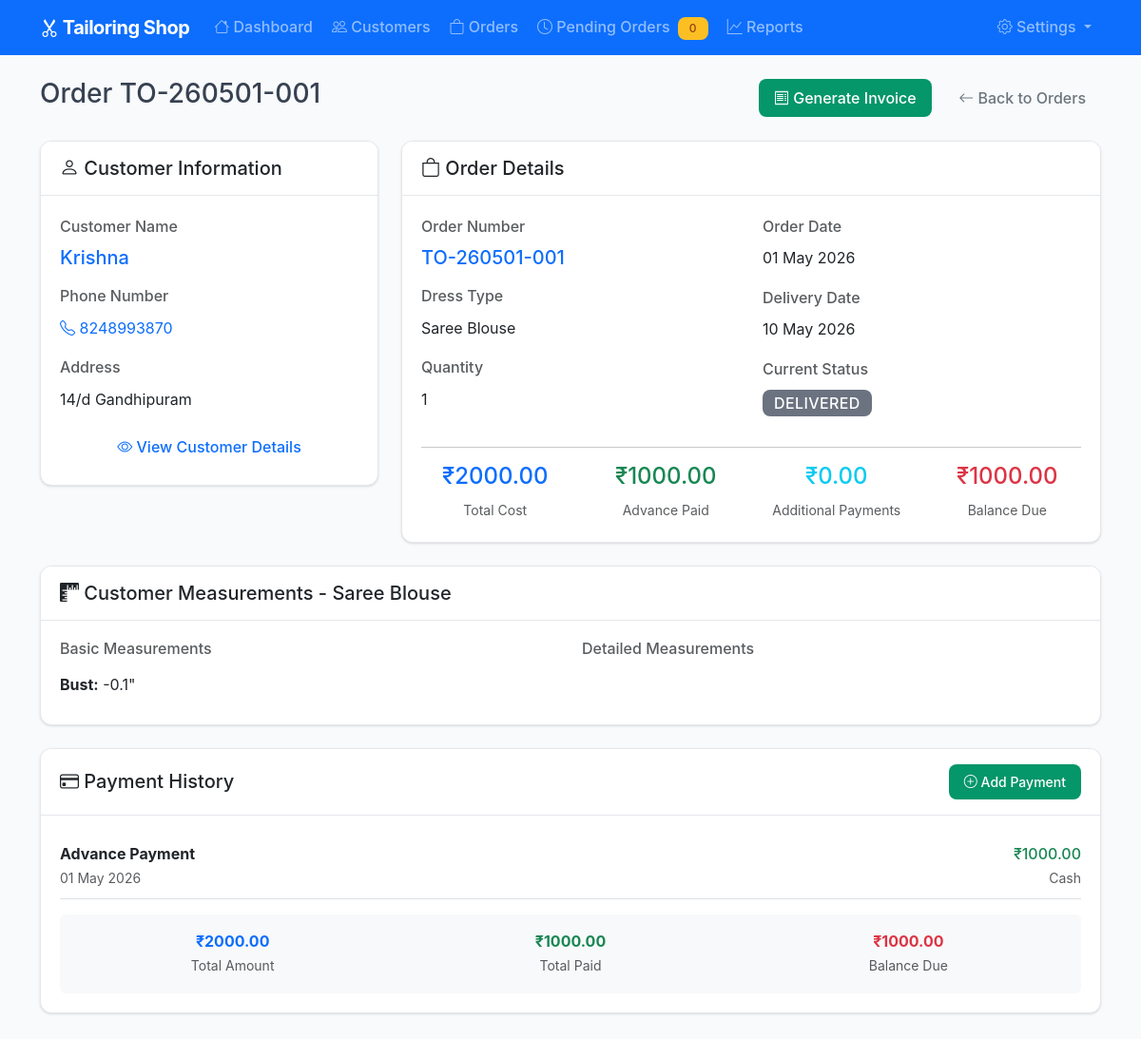
/orders/view/1, run on the app's committed database.
### models.py (models this page shows, shortened)
class Order(db.Model):
    id = db.Column(db.Integer, primary_key=True)
    order_number = db.Column(db.String(20), unique=True, nullable=False)
    customer_id = db.Column(db.Integer, db.ForeignKey('customer.id'), nullable=False)
    dress_type = db.Column(db.String(50), nullable=False)
    description = db.Column(db.Text)
    quantity = db.Column(db.Integer, default=1)
    order_date = db.Column(db.Date, nullable=False, default=func.current_date())
    delivery_date = db.Column(db.Date, nullable=False)
    stitching_cost = db.Column(db.Float, nullable=False)
    advance_paid = db.Column(db.Float, default=0)
    balance = db.Column(db.Float, nullable=False)
    status = db.Column(db.String(20), default='pending')
    created_at = db.Column(db.DateTime, default=datetime.utcnow)
    updated_at = db.Column(db.DateTime, default=datetime.utcnow, onupdate=datetime.utcnow)
    payments = db.relationship('Payment', backref='order', lazy=True, cascade='all, delete-orphan')
    @property
    def is_overdue(self):
        return self.delivery_date < datetime.now().date() and self.status != 'delivered'
    @property
    def status_color(self):
        colors = {
            'pending': 'warning',
            'in_progress': 'info',
            'stitched': 'success',
            'delivered': 'secondary'
        }
        return colors.get(self.status, 'secondary')

class Customer(db.Model):
    id = db.Column(db.Integer, primary_key=True)
    name = db.Column(db.String(100), nullable=False)
    phone = db.Column(db.String(15), nullable=False)
    address = db.Column(db.Text)
    created_at = db.Column(db.DateTime, default=datetime.utcnow)
    updated_at = db.Column(db.DateTime, default=datetime.utcnow, onupdate=datetime.utcnow)
    orders = db.relationship('Order', backref='customer', lazy=True, cascade='all, delete-orphan')
    measurements = db.relationship('Measurement', backref='customer', lazy=True, cascade='all, delete-orphan')

class Measurement(db.Model):
    id = db.Column(db.Integer, primary_key=True)
    customer_id = db.Column(db.Integer, db.ForeignKey('customer.id'), nullable=False)
    dress_type = db.Column(db.String(50), nullable=False)  # saree_blouse, salwar, lehenga, kurti, gown, etc.
    bust = db.Column(db.Float)
    waist = db.Column(db.Float)
    hip = db.Column(db.Float)
    shoulder = db.Column(db.Float)
    arm_length = db.Column(db.Float)
    blouse_length = db.Column(db.Float)
    kurti_length = db.Column(db.Float)
    salwar_length = db.Column(db.Float)
    bottom_length = db.Column(db.Float)
    neck_depth = db.Column(db.Float)
    back_neck_depth = db.Column(db.Float)
    notes = db.Column(db.Text)
    created_at = db.Column(db.DateTime, default=datetime.utcnow)
    updated_at = db.Column(db.DateTime, default=datetime.utcnow, onupdate=datetime.utcnow)

### blueprints/orders.py (the view)
@orders_bp.route('/view/<int:id>')
def view(id):
    order = Order.query.get_or_404(id)
    measurements = Measurement.query.filter_by(
        customer_id=order.customer_id,
        dress_type=order.dress_type
    ).first()
    payments = Payment.query.filter_by(order_id=order.id).order_by(Payment.created_at.desc()).all()
    return render_template('orders/view.html',
                         order=order,
                         measurements=measurements,
                         payments=payments,
                         payment_methods=PAYMENT_METHODS)

### templates/orders/view.html (shortened to what this page needs)
{% extends "base.html" %}
{% block content %}
<div class="row">
    <div class="col-12">
        <div class="d-flex justify-content-between align-items-center mb-4">
            <h1 class="h3">Order {{ order.order_number }}</h1>
            <div>
                <a href="{{ url_for('orders.generate_invoice', id=order.id) }}" class="btn btn-success me-2">
                    <i class="bi bi-receipt"></i> Generate Invoice
                </a>
                <a href="{{ url_for('orders.index') }}" class="btn btn-outline-secondary">
                    <i class="bi bi-arrow-left"></i> Back to Orders
                </a>
            </div>
        </div>
    </div>
</div>
<div class="row">
    <div class="col-lg-4 mb-4">
        <div class="card">
            <div class="card-header">
                <h5 class="card-title mb-0">
                    <i class="bi bi-person"></i> Customer Information
                </h5>
            </div>
            <div class="card-body">
                <div class="mb-3">
                    <label class="form-label text-muted">Customer Name</label>
                    <p class="h5">
                        <a href="{{ url_for('customers.view', id=order.customer.id) }}" class="text-decoration-none">
                            {{ order.customer.name }}
                        </a>
                    </p>
                </div>
                <div class="mb-3">
                    <label class="form-label text-muted">Phone Number</label>
                    <p>
                        <a href="tel:{{ order.customer.phone }}" class="text-decoration-none">
                            <i class="bi bi-telephone"></i> {{ order.customer.phone }}
                        </a>
                    </p>
                </div>
                {% if order.customer.address %}
                <div class="mb-3">
                    <label class="form-label text-muted">Address</label>
                    <p>{{ order.customer.address }}</p>
                </div>
                {% endif %}
                <div class="text-center mt-3">
                    <a href="{{ url_for('customers.view', id=order.customer.id) }}" class="btn btn-outline-primary">
                        <i class="bi bi-eye"></i> View Customer Details
                    </a>
                </div>
            </div>
        </div>
    </div>
    <div class="col-lg-8 mb-4">
        <div class="card">
            <div class="card-header">
                <h5 class="card-title mb-0">
                    <i class="bi bi-bag"></i> Order Details
                </h5>
            </div>
            <div class="card-body">
                <div class="row">
                    <div class="col-md-6">
                        <div class="mb-3">
                            <label class="form-label text-muted">Order Number</label>
                            <p class="h5 text-primary">{{ order.order_number }}</p>
                        </div>
                        <div class="mb-3">
                            <label class="form-label text-muted">Dress Type</label>
                            <p>{{ order.dress_type }}</p>
                        </div>
                        <div class="mb-3">
                            <label class="form-label text-muted">Quantity</label>
                            <p>{{ order.quantity }}</p>
                        </div>
                    </div>
                    <div class="col-md-6">
                        <div class="mb-3">
                            <label class="form-label text-muted">Order Date</label>
                            <p>{{ order.order_date.strftime('%d %B %Y') }}</p>
                        </div>
                        <div class="mb-3">
                            <label class="form-label text-muted">Delivery Date</label>
                            <p {% if order.is_overdue %}class="text-danger"{% endif %}>
                                {{ order.delivery_date.strftime('%d %B %Y') }}
                            </p>
                        </div>
                        <div class="mb-3">
                            <label class="form-label text-muted">Current Status</label>
                            <p>
                                <span class="badge bg-{{ order.status_color }} fs-6">
                                    {{ order.status.replace('_', ' ').title() }}
                                </span>
                            </p>
                        </div>
                    </div>
                </div>
                <hr>
                <div class="row text-center">
                    <div class="col-3">
                        <div class="mb-2">
                            <span class="h4 text-primary">₹{{ "%.2f"|format(order.stitching_cost) }}</span>
                        </div>
                        <small class="text-muted">Total Cost</small>
                    </div>
                    <div class="col-3">
                        <div class="mb-2">
                            <span class="h4 text-success">₹{{ "%.2f"|format(order.advance_paid) }}</span>
                        </div>
                        <small class="text-muted">Advance Paid</small>
                    </div>
                    <div class="col-3">
                        <div class="mb-2">
                            <span class="h4 text-info">₹{{ "%.2f"|format(payments | sum(attribute='amount') if payments else 0) }}</span>
                        </div>
                        <small class="text-muted">Additional Payments</small>
                    </div>
                    <div class="col-3">
                        <div class="mb-2">
                            <span class="h4 {% if order.balance > 0 %}text-danger{% else %}text-success{% endif %}">
                                ₹{{ "%.2f"|format(order.balance) }}
                            </span>
                        </div>
                        <small class="text-muted">Balance Due</small>
                    </div>
                </div>
            </div>
        </div>
    </div>
</div>
{% if measurements %}
<div class="row">
    <div class="col-12 mb-4">
        <div class="card">
            <div class="card-header">
                <h5 class="card-title mb-0">
                    <i class="bi bi-rulers"></i> Customer Measurements - {{ order.dress_type }}
                </h5>
            </div>
            <div class="card-body">
                <div class="row">
                    <div class="col-md-6">
                        <h6 class="text-muted mb-3">Basic Measurements</h6>
                        <div class="row">
                            {% if measurements.bust %}
                            <div class="col-6 mb-2"><strong>Bust:</strong> {{ measurements.bust }}"</div>
                            {% endif %}
                        </div>
                    </div>
                    <div class="col-md-6">
                        <h6 class="text-muted mb-3">Detailed Measurements</h6>
                    </div>
                </div>
            </div>
        </div>
    </div>
</div>
{% endif %}
<div class="row">
    <div class="col-12 mb-4">
        <div class="card">
            <div class="card-header d-flex justify-content-between align-items-center">
                <h5 class="card-title mb-0">
                    <i class="bi bi-credit-card"></i> Payment History
                </h5>
                {% if order.balance > 0 %}
                <button class="btn btn-sm btn-success" data-bs-toggle="modal" data-bs-target="#paymentModal">
                    <i class="bi bi-plus-circle"></i> Add Payment
                </button>
                {% endif %}
            </div>
            <div class="card-body">
                {% if order.advance_paid > 0 %}
                <div class="d-flex justify-content-between align-items-center py-2 border-bottom">
                    <div>
                        <strong>Advance Payment</strong>
                        <br><small class="text-muted">{{ order.order_date.strftime('%d %B %Y') }}</small>
                    </div>
                    <div class="text-end">
                        <span class="h6 text-success">₹{{ "%.2f"|format(order.advance_paid) }}</span>
                        <br><small class="text-muted">Cash</small>
                    </div>
                </div>
                {% endif %}
                <div class="mt-3 p-3 bg-light rounded">
                    <div class="row text-center">
                        <div class="col-4">
                            <strong class="text-primary">₹{{ "%.2f"|format(order.stitching_cost) }}</strong>
                            <br><small class="text-muted">Total Amount</small>
                        </div>
                        <div class="col-4">
                            <strong class="text-success">₹{{ "%.2f"|format(order.advance_paid + (payments | sum(attribute='amount') if payments else 0)) }}</strong>
                            <br><small class="text-muted">Total Paid</small>
                        </div>
                        <div class="col-4">
                            <strong class="{% if order.balance > 0 %}text-danger{% else %}text-success{% endif %}">
                                ₹{{ "%.2f"|format(order.balance) }}
                            </strong>
                            <br><small class="text-muted">Balance Due</small>
                        </div>
                    </div>
                </div>
            </div>
        </div>
    </div>
</div>
{% endblock %}

### templates/base.html (shortened to what this page needs)
<!DOCTYPE html>
<html lang="en">
<head>
    <link href="https://cdn.jsdelivr.net/npm/bootstrap@5.3.0/dist/css/bootstrap.min.css" rel="stylesheet">
    <link href="https://cdn.jsdelivr.net/npm/bootstrap-icons@1.10.0/font/bootstrap-icons.css" rel="stylesheet">
    <link href="{{ url_for('static', filename='css/style.css') }}" rel="stylesheet">
</head>
<body>
    <nav class="navbar navbar-expand-lg navbar-dark bg-primary sticky-top">
        <div class="container">
            <a class="navbar-brand" href="{{ url_for('dashboard') }}">
                <i class="bi bi-scissors"></i> Tailoring Shop
            </a>
            <div class="collapse navbar-collapse" id="navbarNav">
                <ul class="navbar-nav me-auto">
                    <li class="nav-item">
                        <a class="nav-link" href="{{ url_for('dashboard') }}">
                            <i class="bi bi-house"></i> Dashboard
                        </a>
                    </li>
                    <li class="nav-item">
                        <a class="nav-link" href="{{ url_for('customers.index') }}">
                            <i class="bi bi-people"></i> Customers
                        </a>
                    </li>
                    <li class="nav-item">
                        <a class="nav-link" href="{{ url_for('orders.index') }}">
                            <i class="bi bi-bag"></i> Orders
                        </a>
                    </li>
                    <li class="nav-item">
                        <a class="nav-link" href="{{ url_for('pending_orders.index') }}">
                            <i class="bi bi-clock"></i> Pending Orders
                            <span class="badge bg-warning text-dark ms-1" id="pending-count">{{ pending_count or 0 }}</span>
                        </a>
                    </li>
                    <li class="nav-item">
                        <a class="nav-link" href="{{ url_for('reports.index') }}">
                            <i class="bi bi-graph-up"></i> Reports
                        </a>
                    </li>
                </ul>
                <ul class="navbar-nav">
                    <li class="nav-item dropdown">
                        <a class="nav-link dropdown-toggle" href="#" role="button" data-bs-toggle="dropdown">
                            <i class="bi bi-gear"></i> Settings
                        </a>
                    </li>
                </ul>
            </div>
        </div>
    </nav>
    <main class="container my-4">
        {% block content %}{% endblock %}
    </main>
</body>
</html>

### data on the page
Order: order_number "TO-260501-001", dress_type "Saree Blouse", quantity "1", order_date "01 May 2026", delivery_date "10 May 2026", status.replace "DELIVERED", stitching_cost "2000.00", advance_paid "1000.00", balance "1000.00"
Customer: customer.name "Krishna", customer.phone "8248993870", customer.address "14/d Gandhipuram"
Measurement: bust "-0.1"

### other printed values
{{ pending_count or 0 }} "0"
{{ "%.2f"|format(payments | sum(attribute='amount') if payments else 0) }} "0.00"
